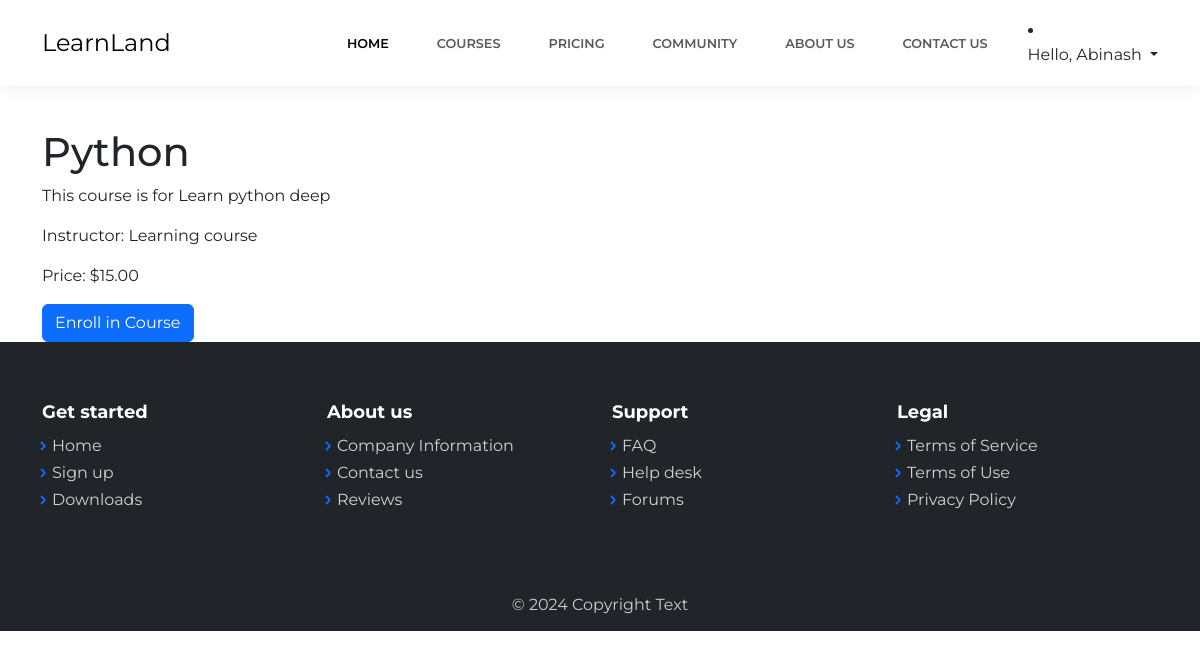
Page /courses/1/ (signed in) on the committed database.
### courses/models.py (models this page shows, shortened)
class Course(models.Model):
    title = models.CharField(max_length=200)
    description = models.TextField()
    longdescription=models.TextField(default='Learning course')
    instructor = models.CharField(max_length=100,default='AI')
    price = models.DecimalField(max_digits=6, decimal_places=2,default=15)
    students = models.ManyToManyField(User, through='Enrollment', related_name='enrolled_courses')

### courses/views.py (the view)
# urls.py: path('courses/<int:course_id>/', views.course_detail, name='course_detail'),
def course_detail(request, course_id):
    course = get_object_or_404(Course, id=course_id)
    return render(request, 'course_detail.html', {'course': course})

### courses/templates/course_detail.html (shortened to what this page needs)
{% extends "base.html" %}
{% block content %}
<!DOCTYPE html>
<html data-bs-theme="light" lang="en">
<div class="container mt-5">
    <h1>{{ course.title }}</h1>
    <p>{{ course.description }}</p>
    <p>Instructor: {{ course.longdescription }}</p>
    <p>Price: ${{ course.price }}</p>
    {% if user.is_authenticated %}
    <form action="{% url 'courses:enroll_in_course' course.id %}" method="post">
        <button type="submit" class="btn btn-primary">Enroll in Course</button>
    </form>
{% endif %}
</div>
{% endblock %}

### courses/templates/base.html (shortened to what this page needs)
<!DOCTYPE html>
<html data-bs-theme="light" lang="en">
{% load static %}
<head>
<link rel="stylesheet" href="{% static 'assets/bootstrap/css/bootstrap.min.css' %}">
<link rel="stylesheet" href="https://cdnjs.cloudflare.com/ajax/libs/simple-line-icons/2.5.5/css/simple-line-icons.min.css">
<link rel="stylesheet" href="{% static 'static/assets/css/baguetteBox.min.css' %}">
<link rel="stylesheet" href="{% static 'static/assets/css/vanilla-zoom.min.css' %} ">
</head>
<body>
    <nav class="navbar navbar-expand-lg fixed-top bg-body clean-navbar navbar-light">
        <div class="container"><a class="navbar-brand logo" href="#">LearnLand</a>
            <div class="collapse navbar-collapse" id="navcol-1">
                <ul class="navbar-nav ms-auto">
                    <li class="nav-item"><a class="nav-link active" href="{% url 'courses:index' %}">Home</a></li>
                    <li class="nav-item"><a class="nav-link" href="{% url 'courses:courses' %}">Courses</a></li>
                    <li class="nav-item"><a class="nav-link" href="{% url 'courses:pricing' %}">PRICING</a></li>
                    <li class="nav-item"><a class="nav-link" href="{% url 'courses:community' %}">COMMUNITY</a></li>
                    <li class="nav-item"><a class="nav-link" href="{% url 'courses:about-us'%}">ABOUT US</a></li>
                    <li class="nav-item"><a class="nav-link" href="{% url 'courses:contactus'%}">Contact us</a></li>
                </ul>
            </div>
                    {% if user.is_authenticated %}
                    <li class="nav-item dropdown">
                        <a class="nav-link dropdown-toggle" href="#" id="navbarDropdown" role="button" data-bs-toggle="dropdown" aria-expanded="false">
                            Hello, {{ user.username }}
                        </a>
                    </li>
                    {% else %}
                    <li class="nav-item"><a class="nav-link" href="{% url 'courses:login' %}">Login</a></li>
                    <li class="nav-item"><a class="nav-link" href="{% url 'courses:signup' %}">Sign Up</a></li>
                    {% endif %}
            </div>
    </nav>
    {% block content %}
    {% endblock %}
    <footer class="page-footer dark">
        <div class="container">
            <div class="row">
                <div class="col-sm-3">
                    <h5>Get started</h5>
                    <ul>
                        <li><a href="#">Home</a></li>
                        <li><a href="#">Sign up</a></li>
                        <li><a href="#">Downloads</a></li>
                    </ul>
                </div>
                <div class="col-sm-3">
                    <h5>About us</h5>
                    <ul>
                        <li><a href="#">Company Information</a></li>
                        <li><a href="#">Contact us</a></li>
                        <li><a href="#">Reviews</a></li>
                    </ul>
                </div>
                <div class="col-sm-3">
                    <h5>Support</h5>
                    <ul>
                        <li><a href="#">FAQ</a></li>
                        <li><a href="#">Help desk</a></li>
                        <li><a href="#">Forums</a></li>
                    </ul>
                </div>
                <div class="col-sm-3">
                    <h5>Legal</h5>
                    <ul>
                        <li><a href="#">Terms of Service</a></li>
                        <li><a href="#">Terms of Use</a></li>
                        <li><a href="#">Privacy Policy</a></li>
                    </ul>
                </div>
            </div>
        </div>
        <div class="footer-copyright">
            <p>© 2024 Copyright Text</p>
        </div>
    </footer>
</body>
</html>

### courses/templates/base.html (style rules this page uses)
body { padding-top: 80px; }

### rows in the picture
Course: title "Python", description "This course is for Learn python deep", longdescription "Learning course", price "15.00"

### other values in the picture
{{ user.username }} "Abinash"
